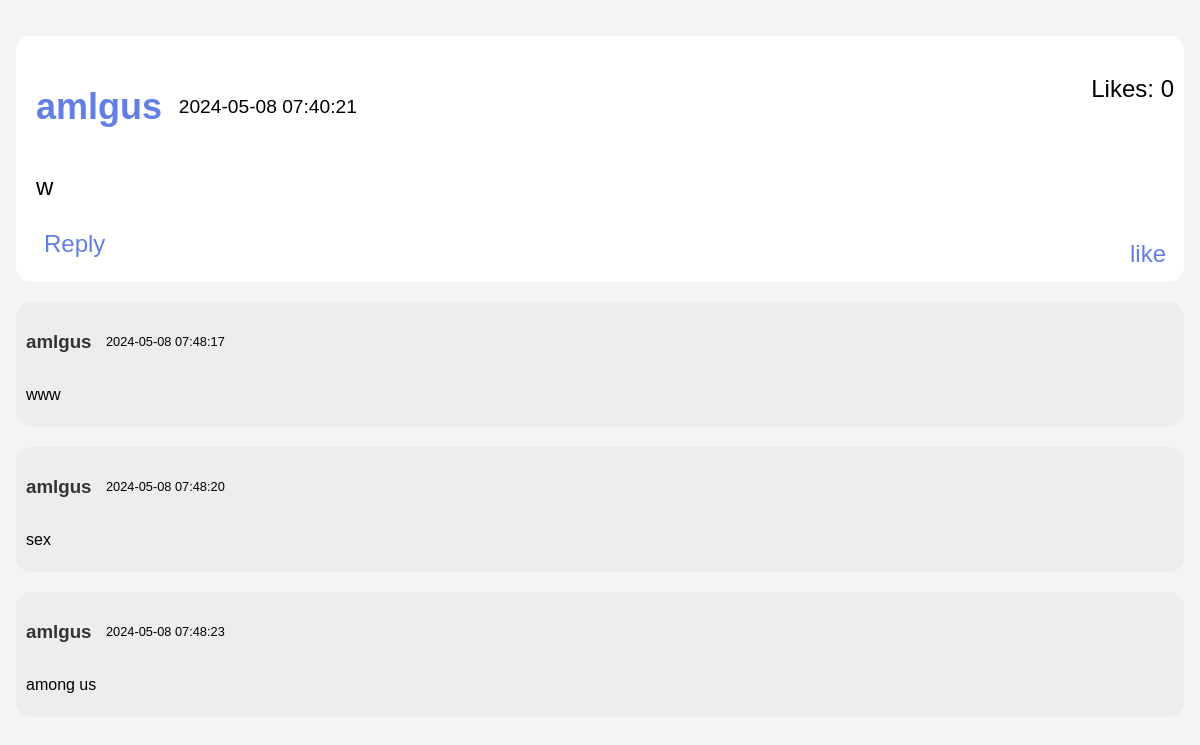
/post_and_replies.php?id=53, run on the app's committed database.
### tables this page shows
CREATE TABLE `posts` (
  `id` int(11) NOT NULL AUTO_INCREMENT,
  `user_id` int(11) NOT NULL,
  `content` text NOT NULL,
  `timestamp` timestamp NULL DEFAULT current_timestamp(),
  `likes` int(11) DEFAULT 0,
  PRIMARY KEY (`id`)
);

CREATE TABLE `users` (
  `id` int(11) NOT NULL AUTO_INCREMENT,
  `username` varchar(255) NOT NULL,
  `password` varchar(255) NOT NULL,
  `isadmin` tinyint(1) NOT NULL,
  PRIMARY KEY (`id`)
);

CREATE TABLE `replies` (
  `id` int(11) NOT NULL AUTO_INCREMENT,
  `user_id` int(11) DEFAULT NULL,
  `post_id` int(11) DEFAULT NULL,
  `content` text DEFAULT NULL,
  `timestamp` timestamp NULL DEFAULT current_timestamp(),
  PRIMARY KEY (`id`)
);

### post_and_replies.php (the view, shortened to what this page needs)
<?php
$db = new mysqli('localhost', 'root', 'Root', 'termin');
$post_id = $_GET['id'];
$sql = "SELECT posts.*, users.username FROM posts JOIN users ON posts.user_id = users.id WHERE posts.id = ?";
$stmt = $db->prepare($sql);
$stmt->bind_param('i', $post_id);
$stmt->execute();
$post = $stmt->get_result()->fetch_assoc();
$sql = "SELECT replies.*, users.username FROM replies JOIN users ON replies.user_id = users.id WHERE replies.post_id = ? ORDER BY replies.timestamp ASC";
$stmt = $db->prepare($sql);
$stmt->bind_param('i', $post_id);
$stmt->execute();
$replies = $stmt->get_result()->fetch_all(MYSQLI_ASSOC);
$posts = array($post);
?>
<?php if (isset($posts)): ?>
        <?php foreach ($posts as $post): ?>
            <div class="postdiv">
                <h2 class="postusername">
                    <a href="user_posts.php?user_id=<?php echo $post['user_id']; ?>">
                        <?php echo htmlspecialchars($post['username']);; ?>
                    </a>
                </h2>
                <p class="posttimestamp"><?php echo $post['timestamp']; ?></p>
                <p class="postcontent"><?php echo $post['content']; ?></p>
                <p class="likeCount">Likes: <?php echo $post['likes']; ?></p>
                <a href="functions/like_post.php?id=<?php echo $post['id']; ?>" class="likeButton">
                like<span class="likeCount"></span>
                </a>
                <a class="replyButton" data-post-id="<?php echo $post['id']; ?>">Reply</a>
            </div>
        <?php endforeach; ?>
    <?php endif; ?>
<?php foreach ($replies as $reply): ?>
    <div class="reply">
        <h3 class="replyusername"><?php echo htmlspecialchars($reply['username']); ?></h3>
        <p class="replytimestamp"><?php echo $reply['timestamp']; ?></p>
        <p class="replycontent"><?php echo htmlspecialchars($reply['content']); ?></p>
    </div>
<?php endforeach; ?>
<link rel="stylesheet" href="style.css">

### style.css (style rules this page uses)
.reply { background-color: #ededed; padding: 20px; margin: 20px 0; border-radius: 15px; }
h1, h2, h3, h4, h5, h6 { color: #333; }
p { line-height: 1.6; }
a { text-decoration: none; color: #637fe3; }
.postdiv { position: relative; background-color: #fff; padding: 20px; margin: 20px 0; border-radius: 15px; }
.likeCount { position: absolute; top: 10px; right: 10px; }
.likeButton { position: absolute; bottom: 10px; right: 10px; padding: 4px 8px; }
.postusername { display: inline-block; vertical-align: middle; }
.posttimestamp { display: inline-block; font-size: 0.8em; margin-left: 10px; vertical-align: middle; }
.postcontent { margin: 10px 0; width: fit-content; }
.viewRepliesButton, .replyButton { display: block; margin-top: 20px; width: fit-content; padding: 4px 8px; }
.replytimestamp { display: inline-block; font-size: 0.8em; margin-left: 10px; vertical-align: middle; }
.replyusername { display: inline-block; vertical-align: middle; }
.replycontent { margin: 10px 0; }
.reply { padding: 10px; margin-bottom: 20px; position: relative; }
.postdiv { transition: all 0.3s ease; font-size: 1rem; cursor: pointer; }

### post_and_replies.php (style rules this page uses)
.postdiv { font-size: 1.5rem !important; }
.reply { transition: all 0.3s ease; font-size: 1rem; }

### data on the page
posts: user.username "amlgus", timestamp "2024-05-08 07:40:21", content "w", likes "0"
replies: user.username "amlgus", timestamp "2024-05-08 07:48:17", content "www"
replies: user.username "amlgus", timestamp "2024-05-08 07:48:20", content "sex"
replies: user.username "amlgus", timestamp "2024-05-08 07:48:23", content "among us"
